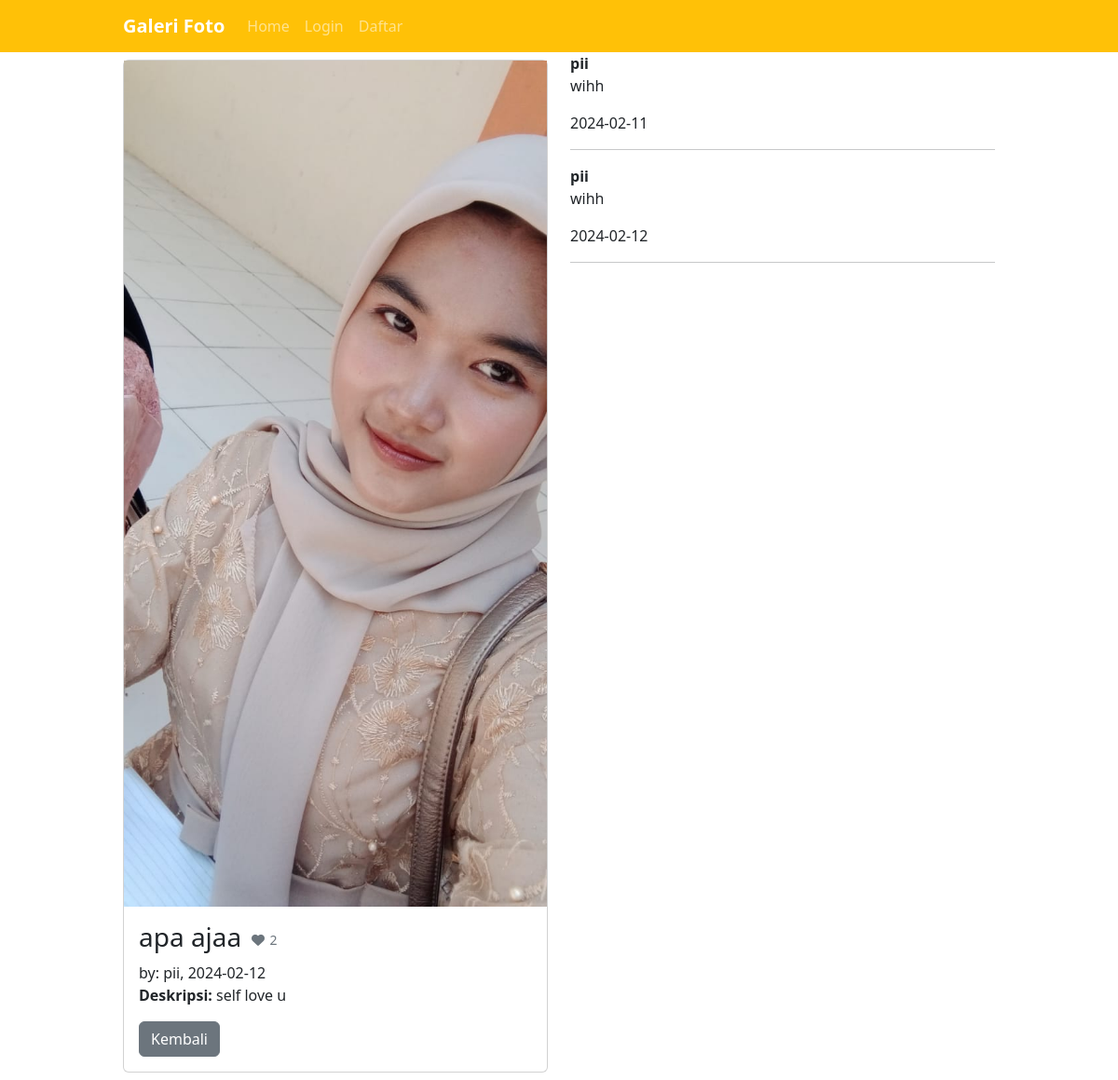
The page /?url=detail&&id=16 on the database its author committed.
### tables this page shows
CREATE TABLE `foto` (
  `fotoid` int(11) NOT NULL,
  `judulfoto` varchar(255) NOT NULL,
  `deskripsifoto` text NOT NULL,
  `tanggalunggah` date NOT NULL,
  `lokasifile` varchar(255) NOT NULL,
  `albumid` int(11) NOT NULL,
  `userid` int(11) NOT NULL
);

CREATE TABLE `user` (
  `userid` int(11) NOT NULL,
  `username` varchar(255) NOT NULL,
  `password` varchar(255) NOT NULL,
  `email` varchar(255) NOT NULL,
  `namalengkap` varchar(255) NOT NULL,
  `alamat` text NOT NULL
);

CREATE TABLE `komentarfoto` (
  `komentarid` int(11) NOT NULL,
  `fotoid` int(11) NOT NULL,
  `userid` int(11) NOT NULL,
  `isikomentar` text NOT NULL,
  `tanggalkomentar` date NOT NULL
);

### page/detail.php (the view, shortened to what this page needs)
<?php
$details=mysqli_query($conn, "SELECT * FROM foto INNER JOIN user ON foto.userid=user.userid WHERE foto.fotoid='$_GET[id]'");
$data=mysqli_fetch_array($details);
$likes=mysqli_num_rows(mysqli_query($conn, "SELECT * FROM likefoto WHERE fotoid='$_GET[id]'"));
$cek=mysqli_num_rows(mysqli_query($conn, "SELECT * FROM likefoto WHERE fotoid='$_GET[id]' AND userid='".@$_SESSION['userid']."'"));
?>
<div class="container">
    <div class="row">
        <div class="col-6 mt-2">
            <div class="card mb-2">
            <img src="uploads/<?= $data['lokasifile'] ?>" alt="<?= $data['judulfoto']?>" class="object-fit-cover">
            <div class="card-body">
            <h3 class="card-title"><?= $data['judulfoto'] ?><a href="<?php if(isset($_SESSION['userid'])){echo '?url=like&&id='.$data['fotoid'].'';}else{echo 'login.php';} ?>" class="btn btn-sm
            <?php if($cek==0){ echo "text-secondary"; }else{ echo "text-danger"; } ?>"><i class="fa-solid fa-fw fa-heart"></i> <?= $likes ?></a></h3
            <small class="text-muted mb-3">by: <?= $data['username'] ?>, <?= $data['tanggalunggah']?></small>
            <p><strong>Deskripsi:</strong> <?= $data['deskripsifoto']?></p>
            <form action="?url=detail" method="post">
                <div class="form-group d-flex flex-row">
                    <a href="?url=home" class="btn btn-secondary">Kembali</a>
                </div>
            </form>
            </div>
            </div>
        </div>
            <div class="col-6">
               <?php
                $komen=mysqli_query($conn, "SELECT * FROM komentarfoto INNER JOIN user ON komentarfoto.userid=user.userid INNER JOIN foto ON komentarfoto.fotoid=foto.fotoid WHERE komentarfoto.fotoid='$_GET[id]'");
               foreach($komen as $komens):
               ?>
               <p class="mb-0 fw-bold"><?= $komens['username'] ?></p>
               <p class="mb-"><?= $komens['isikomentar'] ?></p>
               <p class="text-muted-small mb-0"><?= $komens['tanggalkomentar']?></p>
               <hr>
               <?php endforeach; ?>
</div>
    </div>
    </div>

### assets/css/style.css (style rules this page uses)
.container { width: 80%; margin: 0 auto; }
.container:after { content: ''; display: block; clear: both; }

### rows shown on the page
foto: lokasifile (picture), judulfoto "apa ajaa", userid.username "pii", tanggalunggah "2024-02-12", deskripsifoto "self love u"
komentarfoto: userid.username "pii", isikomentar "wihh", tanggalkomentar "2024-02-11"
komentarfoto: userid.username "pii", isikomentar "wihh", tanggalkomentar "2024-02-12"

### other values the page prints
$likes "2"
